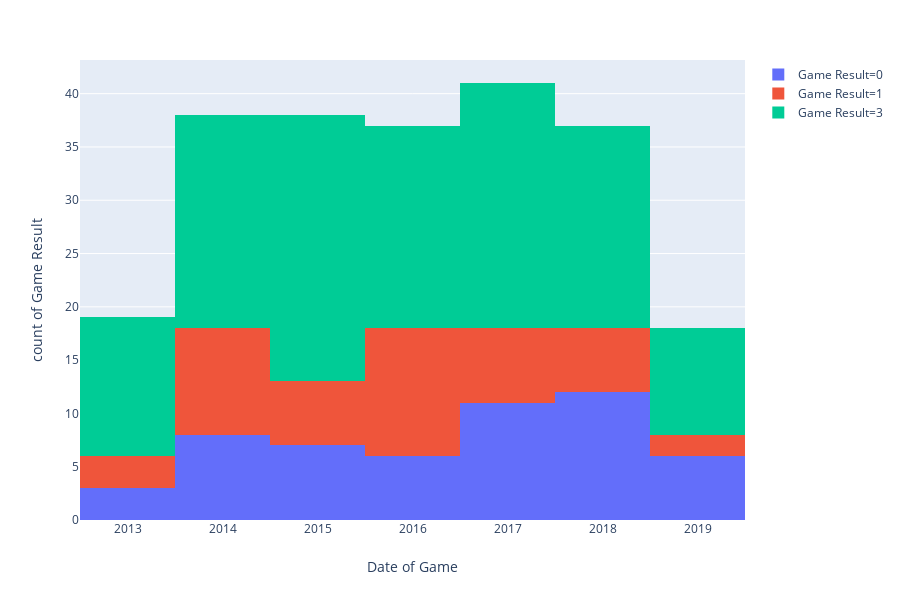

Notebook code cell kept with this figure:
### Code cell
px.histogram(Arsenal, x="Date of Game", y="Game Result", color="Game Result")

### Figure 1 — Plotly figure (JSON) as saved in the notebook; plotly's stock layout.template omitted (floating-point values rounded to 4 significant figures; data arrays with more than 128 entries replaced by an {"elided": "..."} marker saying what was removed)
{"data": [{"alignmentgroup": "True", "hovertemplate": "Game Result=0<br>Date of Game=%{x}<br>count of Game Result=%{y}<extra></extra>", "legendgroup": "Game Result=0", "marker": {"color": "#636efa"}, "name": "Game Result=0", "offsetgroup": "Game Result=0", "orientation": "v", "showlegend": true, "type": "histogram", "uid": "a84794be-acd3-4440-9ccc-4e4ece61b895", "x": [2013, 2013, 2013, 2014, 2014, 2014, 2014, 2014, 2014, 2014, 2014, 2015, 2015, 2015, 2015, 2015, 2015, 2015, 2016, 2016, 2016, 2016, 2016, 2016, 2017, 2017, 2017, 2017, 2017, 2017, 2017, 2017, 2017, 2017, 2017, 2018, 2018, 2018, 2018, 2018, 2018, 2018, 2018, 2018, 2018, 2018, 2018, 2019, 2019, 2019, 2019, 2019, 2019], "xaxis": "x", "y": [0, 0, 0, 0, 0, 0, 0, 0, 0, 0, 0, 0, 0, 0, 0, 0, 0, 0, 0, 0, 0, 0, 0, 0, 0, 0, 0, 0, 0, 0, 0, 0, 0, 0, 0, 0, 0, 0, 0, 0, 0, 0, 0, 0, 0, 0, 0, 0, 0, 0, 0, 0, 0], "yaxis": "y"}, {"alignmentgroup": "True", "hovertemplate": "Game Result=1<br>Date of Game=%{x}<br>count of Game Result=%{y}<extra></extra>", "legendgroup": "Game Result=1", "marker": {"color": "#EF553B"}, "name": "Game Result=1", "offsetgroup": "Game Result=1", "orientation": "v", "showlegend": true, "type": "histogram", "uid": "bbe00d4e-7b8a-411f-af75-ce38f2534f28", "x": [2013, 2013, 2013, 2014, 2014, 2014, 2014, 2014, 2014, 2014, 2014, 2014, 2014, 2015, 2015, 2015, 2015, 2015, 2015, 2016, 2016, 2016, 2016, 2016, 2016, 2016, 2016, 2016, 2016, 2016, 2016, 2017, 2017, 2017, 2017, 2017, 2017, 2017, 2018, 2018, 2018, 2018, 2018, 2018, 2019, 2019], "xaxis": "x", "y": [1, 1, 1, 1, 1, 1, 1, 1, 1, 1, 1, 1, 1, 1, 1, 1, 1, 1, 1, 1, 1, 1, 1, 1, 1, 1, 1, 1, 1, 1, 1, 1, 1, 1, 1, 1, 1, 1, 1, 1, 1, 1, 1, 1, 1, 1], "yaxis": "y"}, {"alignmentgroup": "True", "hovertemplate": "Game Result=3<br>Date of Game=%{x}<br>count of Game Result=%{y}<extra></extra>", "legendgroup": "Game Result=3", "marker": {"color": "#00cc96"}, "name": "Game Result=3", "offsetgroup": "Game Result=3", "orientation": "v", "showlegend": true, "type": "histogram", "uid": "0781f602-7f0d-422d-bcff-1f09648e6968", "x": {"elided": "129 int values"}, "xaxis": "x", "y": {"elided": "129 int values"}, "yaxis": "y"}], "layout": {"barmode": "stack", "grid": {"xaxes": ["x"], "xgap": 0.1, "xside": "bottom", "yaxes": ["y"], "ygap": 0.1, "yside": "left"}, "height": 600, "legend": {"tracegroupgap": 0}, "margin": {"t": 60}, "xaxis": {"title": {"text": "Date of Game"}}, "yaxis": {"categoryarray": [3, 1, 0], "categoryorder": "array", "title": {"text": "count of Game Result"}}}}
